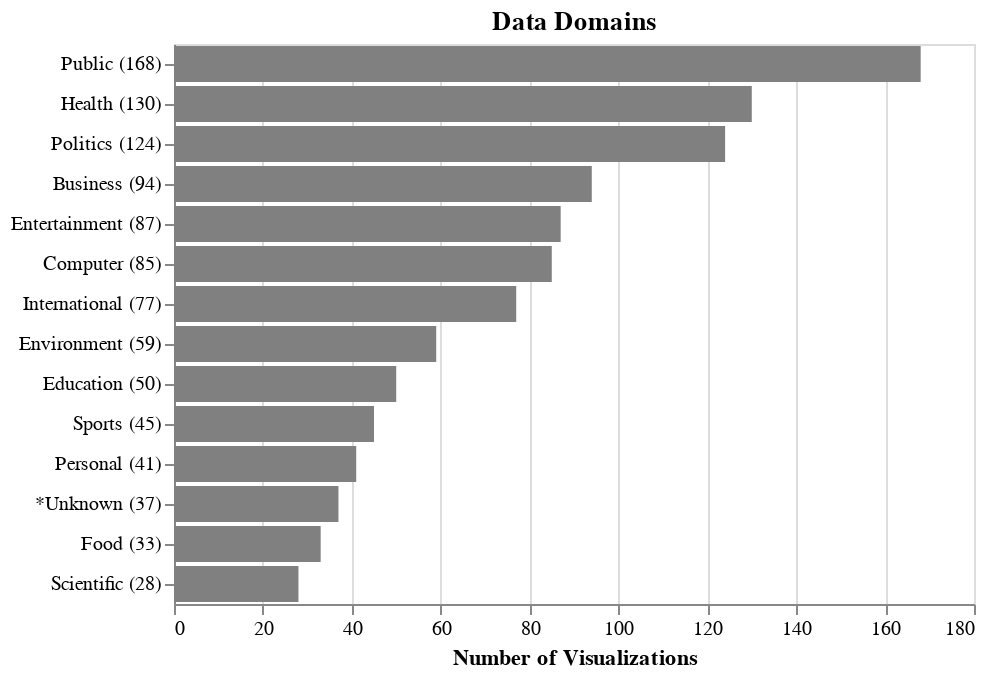

Notebook source saved alongside this figure:
### Code cell
domains_chart = alt.Chart(df_domains).mark_bar(color='gray').encode(
    x=alt.X('count:Q', title='Number of Visualizations'),
    y=alt.Y('namecount:N', sort=list(df_domains['name']), title=None)
).properties(title='Data Domains')
domains_chart

### Figure 1 — Vega-Lite specification as saved in the notebook (floating-point values rounded to 4 significant figures)
{"config": {"view": {"continuousWidth": 400, "continuousHeight": 300}}, "data": {"name": "data-e002b6830da99df4b99eb9c1fb6fb106"}, "mark": {"type": "bar", "color": "gray"}, "encoding": {"x": {"type": "quantitative", "field": "count", "title": "Number of Visualizations"}, "y": {"type": "nominal", "field": "namecount", "sort": ["Public", "Health", "Politics", "Business", "Entertainment", "Computer", "International", "Environment", "Education", "Sports", "Personal", "Unknown", "Food", "Scientific"], "title": null}}, "title": "Data Domains", "$schema": "https://vega.github.io/schema/vega-lite/v4.8.1.json", "datasets": {"data-e002b6830da99df4b99eb9c1fb6fb106": [{"tag": "domain:public", "name": "Public", "count": 168, "namecount": "Public (168)"}, {"tag": "domain:health", "name": "Health", "count": 130, "namecount": "Health (130)"}, {"tag": "domain:politics", "name": "Politics", "count": 124, "namecount": "Politics (124)"}, {"tag": "domain:business", "name": "Business", "count": 94, "namecount": "Business (94)"}, {"tag": "domain:entertainment", "name": "Entertainment", "count": 87, "namecount": "Entertainment (87)"}, {"tag": "domain:computer", "name": "Computer", "count": 85, "namecount": "Computer (85)"}, {"tag": "domain:international", "name": "International", "count": 77, "namecount": "International (77)"}, {"tag": "domain:environment", "name": "Environment", "count": 59, "namecount": "Environment (59)"}, {"tag": "domain:education", "name": "Education", "count": 50, "namecount": "Education (50)"}, {"tag": "domain:sports", "name": "Sports", "count": 45, "namecount": "Sports (45)"}, {"tag": "domain:personal", "name": "Personal", "count": 41, "namecount": "Personal (41)"}, {"tag": "domain:unknown", "name": "Unknown", "count": 37, "namecount": "*Unknown (37)"}, {"tag": "domain:catering", "name": "Food", "count": 33, "namecount": "Food (33)"}, {"tag": "domain:scientific", "name": "Scientific", "count": 28, "namecount": "Scientific (28)"}]}}
